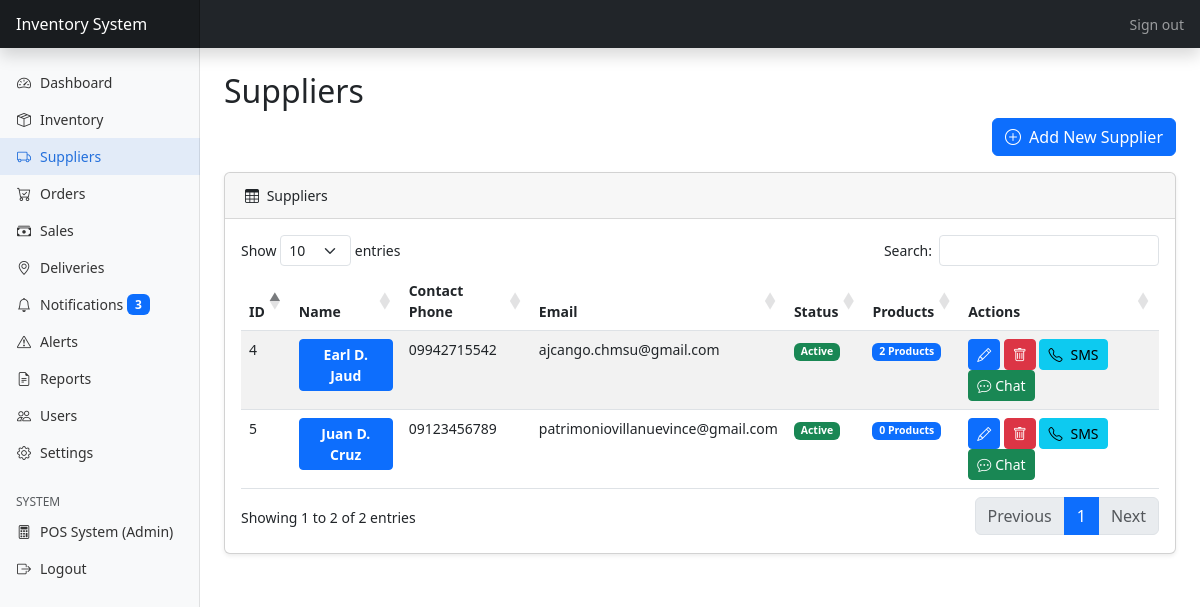
Page /admin/suppliers.php (signed in) on the committed database.
### tables this page shows
CREATE TABLE `suppliers` (
  `id` int(11) NOT NULL,
  `name` varchar(100) NOT NULL,
  `contact_phone` varchar(20) DEFAULT NULL,
  `email` varchar(100) DEFAULT NULL,
  `username` varchar(50) DEFAULT NULL,
  `password_hash` varchar(255) DEFAULT NULL,
  `login_attempts` int(11) DEFAULT 0,
  `locked_until` datetime DEFAULT NULL,
  `last_login` datetime DEFAULT NULL,
  `address` text DEFAULT NULL,
  `city` varchar(100) DEFAULT NULL,
  `province` varchar(100) DEFAULT NULL,
  `postal_code` varchar(20) DEFAULT NULL,
  `status` enum('active','inactive') DEFAULT 'active',
  `employee_count` varchar(32) NOT NULL DEFAULT '',
  `payment_methods` varchar(255) NOT NULL DEFAULT ''
);

### models/notification.php (called while the page is built, shortened)
<?php
class Notification {
    private $conn;
    private $table_name = "notifications";
    public function __construct($db) {
        $this->conn = $db;
    }
    public function getUnreadCount($recipient_type, $recipient_id) {
        $query = "SELECT COUNT(*) as count FROM " . $this->table_name . "
                  WHERE recipient_type = :recipient_type
                    AND recipient_id = :recipient_id
                    AND (is_read = 0 OR is_read IS NULL)
                    AND (status IS NULL OR status != 'read')";
        $stmt = $this->conn->prepare($query);
        $stmt->bindParam(':recipient_type', $recipient_type);
        $stmt->bindParam(':recipient_id', $recipient_id, PDO::PARAM_INT);
        $stmt->execute();
        $result = $stmt->fetch(PDO::FETCH_ASSOC);
        return (int)($result['count'] ?? 0);
    }
}
?>

### models/supplier.php (called while the page is built, shortened)
<?php
class Supplier {
    private $conn;
    private $table_name = "suppliers";
    public function __construct($db) {
        $this->conn = $db;
    }
    public function readAll() {
        $query = "SELECT * FROM " . $this->table_name . " ORDER BY name";
        $stmt = $this->conn->prepare($query);
        $stmt->execute();
        return $stmt;
    }
}
?>

### admin/suppliers.php (the view, shortened to what this page needs)
<?php
require_once '../models/inventory.php';
require_once '../models/supplier.php';
$db = (new Database())->getConnection();
$supplier = new Supplier($db);
$stmt = $supplier->readAll();
$supplierProductCounts = [];
try {
    $cntStmt = $db->query("SELECT supplier_id, COUNT(*) AS cnt FROM supplier_catalog WHERE COALESCE(is_deleted, 0) = 0 GROUP BY supplier_id");
    while ($r = $cntStmt->fetch(PDO::FETCH_ASSOC)) {
        $supplierProductCounts[(int)$r['supplier_id']] = (int)$r['cnt'];
    }
} catch (PDOException $e) {
    $supplierProductCounts = [];
}
?>
<!DOCTYPE html>
<html lang="en">
<head>
    <link href="https://cdn.jsdelivr.net/npm/bootstrap@5.3.0-alpha1/dist/css/bootstrap.min.css" rel="stylesheet" />
    <link rel="stylesheet" href="https://cdn.jsdelivr.net/npm/bootstrap-icons@1.10.0/font/bootstrap-icons.css" />
    <link rel="stylesheet" href="../assets/css/style.css" />
    <link rel="stylesheet" href="https://cdn.datatables.net/1.11.5/css/dataTables.bootstrap5.min.css" />
</head>
<body>
    <?php include_once 'includes/header.php'; ?>
    <div class="container-fluid">
        <div class="row">
            <?php include_once 'includes/sidebar.php'; ?>
            <main class="col-md-9 ms-sm-auto col-lg-10 px-md-4 py-4">
                <h1 class="h2">Suppliers</h1>
                <div class="text-end mb-3">
                    <button type="button" class="btn btn-primary" data-bs-toggle="modal" data-bs-target="#addSupplierModal">
                        <i class="bi bi-plus-circle me-2"></i>Add New Supplier
                    </button>
                </div>
                <div class="card mb-4">
                    <div class="card-header">
                        <i class="bi bi-table me-1"></i> Suppliers
                    </div>
                    <div class="card-body">
                        <div class="table-responsive">
                            <table class="table table-striped table-hover" id="suppliersTable">
                                <thead>
                                    <tr>
                                        <th>ID</th>
                                        <th>Name</th>
                                        <th>Contact Phone</th>
                                        <th>Email</th>
                                        <th>Status</th>
                                        <th>Products</th>
                                        <th>Actions</th>
                                    </tr>
                                </thead>
                                <tbody>
                                    <?php while ($row = $stmt->fetch(PDO::FETCH_ASSOC)):
                                        $product_count = $supplierProductCounts[(int)$row['id']] ?? 0;
                                    ?>
                                        <tr data-supplier-id="<?php echo $row['id']; ?>">
                                            <td><?php echo htmlspecialchars($row['id']); ?></td>
                                            <td>
                                                <a href="supplier_details.php?supplier_id=<?php echo $row['id']; ?>"
                                                   class="btn btn-sm btn-primary fw-bold">
                                                    <?php echo htmlspecialchars($row['name']); ?>
                                                </a>
                                            </td>
                                            <td><?php echo htmlspecialchars($row['contact_phone']); ?></td>
                            <td><?php echo htmlspecialchars($row['email']); ?></td>
                            <td>
                                                <?php if ($row['status'] == 'active'): ?>
                                                    <span class="badge bg-success">Active</span>
                                                <?php else: ?>
                                                    <span class="badge bg-danger">Inactive</span>
                                                <?php endif; ?>
                                            </td>
                                            <td>
                                                <span class="badge bg-primary fw-bold supplier-product-count" data-supplier-id="<?php echo $row['id']; ?>">
                                                    <?php echo $product_count; ?> Products
                                                </span>
                                            </td>
                                            <td>
                                                <button type="button" class="btn btn-sm btn-primary edit-btn"
                                                    data-id="<?php echo htmlspecialchars($row['id']); ?>"
                                                    data-name="<?php echo htmlspecialchars($row['name']); ?>"
                                                    data-phone="<?php echo htmlspecialchars($row['contact_phone']); ?>"
                                                    data-email="<?php echo htmlspecialchars($row['email']); ?>"
                                                    data-address="<?php echo htmlspecialchars($row['address']); ?>"
                                                    data-status="<?php echo htmlspecialchars($row['status']); ?>"
                                                    data-bs-toggle="modal" data-bs-target="#editSupplierModal">
                                                    <i class="bi bi-pencil"></i>
                                                </button>
                                                <button type="button" class="btn btn-sm btn-danger delete-btn"
                                                    data-id="<?php echo htmlspecialchars($row['id']); ?>"
                                                    data-name="<?php echo htmlspecialchars($row['name']); ?>"
                                                    data-bs-toggle="modal" data-bs-target="#deleteSupplierModal">
                                                    <i class="bi bi-trash"></i>
                                                </button>
                                                <button type="button" class="btn btn-sm btn-info sms-btn"
                                                    data-name="<?php echo htmlspecialchars($row['name']); ?>"
                                                    data-phone="<?php echo htmlspecialchars($row['contact_phone']); ?>"
                                                    data-bs-toggle="modal" data-bs-target="#sendSmsModal">
                                                    <i class="bi bi-telephone me-2"></i>SMS
                                                </button>
                                                <button type="button" class="btn btn-sm btn-success chat-btn"
                                                    data-supplier-id="<?php echo htmlspecialchars($row['id']); ?>"
                                                    data-supplier-name="<?php echo htmlspecialchars($row['name']); ?>"
                                                    data-bs-toggle="modal" data-bs-target="#chatModal">
                                                    <i class="bi bi-chat-dots me-1"></i>Chat
                                                </button>
                                            </td>
                                        </tr>
                                    <?php endwhile; ?>
                                </tbody>
                            </table>
                        </div>
                    </div>
                </div>
            </main>
        </div>
    </div>
</body>
</html>

### assets/css/style.css (style rules this page uses)
body { font-size: .875rem; }
main.col-md-9, main.col-lg-10 { margin-top: 48px; min-height: calc(100vh - 48px); }
.container-fluid { padding: 0; margin: 0; width: 100%; max-width: 100%; }
.container-fluid .row { margin: 0; width: 100%; }
body { overflow-x: hidden; position: relative; }
.card { box-shadow: 0 0.125rem 0.25rem rgba(0, 0, 0, 0.075); margin-bottom: 1.5rem; }
.card-header { background-color: rgba(0, 0, 0, 0.03); border-bottom: 1px solid rgba(0, 0, 0, 0.125); padding: 0.75rem 1.25rem; }
.table-responsive { overflow-x: auto; -webkit-overflow-scrolling: touch; }

### admin/suppliers.php (style rules this page uses)
.chat-btn { transition: all 0.3s ease; }

### rows in the picture
suppliers: id "4", name "Earl D. Jaud", contact_phone "09942715542", email "ajcango.chmsu@gmail.com", status "Active", id "2"
suppliers: id "5", name "Juan D. Cruz", contact_phone "09123456789", email "patrimoniovillanuevince@gmail.com", status "Active", id "0"

### other values in the picture
$unreadNotificationCount "3"
